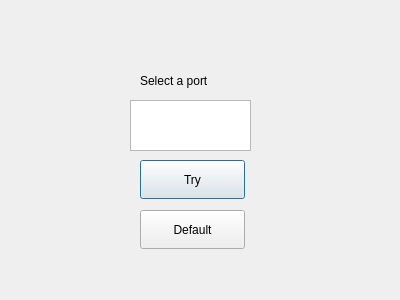
<?xml version="1.0" encoding="UTF-8"?>
<ui version="4.0">
 <class>StartPort</class>
 <widget class="QDialog" name="StartPort">
  <property name="geometry">
   <rect>
    <x>0</x>
    <y>0</y>
    <width>400</width>
    <height>300</height>
   </rect>
  </property>
  <property name="windowTitle">
   <string>Dialog</string>
  </property>
  <widget class="QPushButton" name="tryButton">
   <property name="geometry">
    <rect>
     <x>140</x>
     <y>160</y>
     <width>105</width>
     <height>39</height>
    </rect>
   </property>
   <property name="text">
    <string>Try</string>
   </property>
  </widget>
  <widget class="QLabel" name="label">
   <property name="geometry">
    <rect>
     <x>140</x>
     <y>70</y>
     <width>151</width>
     <height>21</height>
    </rect>
   </property>
   <property name="text">
    <string>Select a port</string>
   </property>
  </widget>
  <widget class="QPlainTextEdit" name="portText">
   <property name="geometry">
    <rect>
     <x>130</x>
     <y>100</y>
     <width>121</width>
     <height>51</height>
    </rect>
   </property>
  </widget>
  <widget class="QPushButton" name="defaultButton">
   <property name="geometry">
    <rect>
     <x>140</x>
     <y>210</y>
     <width>105</width>
     <height>39</height>
    </rect>
   </property>
   <property name="text">
    <string>Default</string>
   </property>
  </widget>
 </widget>
 <resources/>
 <connections/>
</ui>
